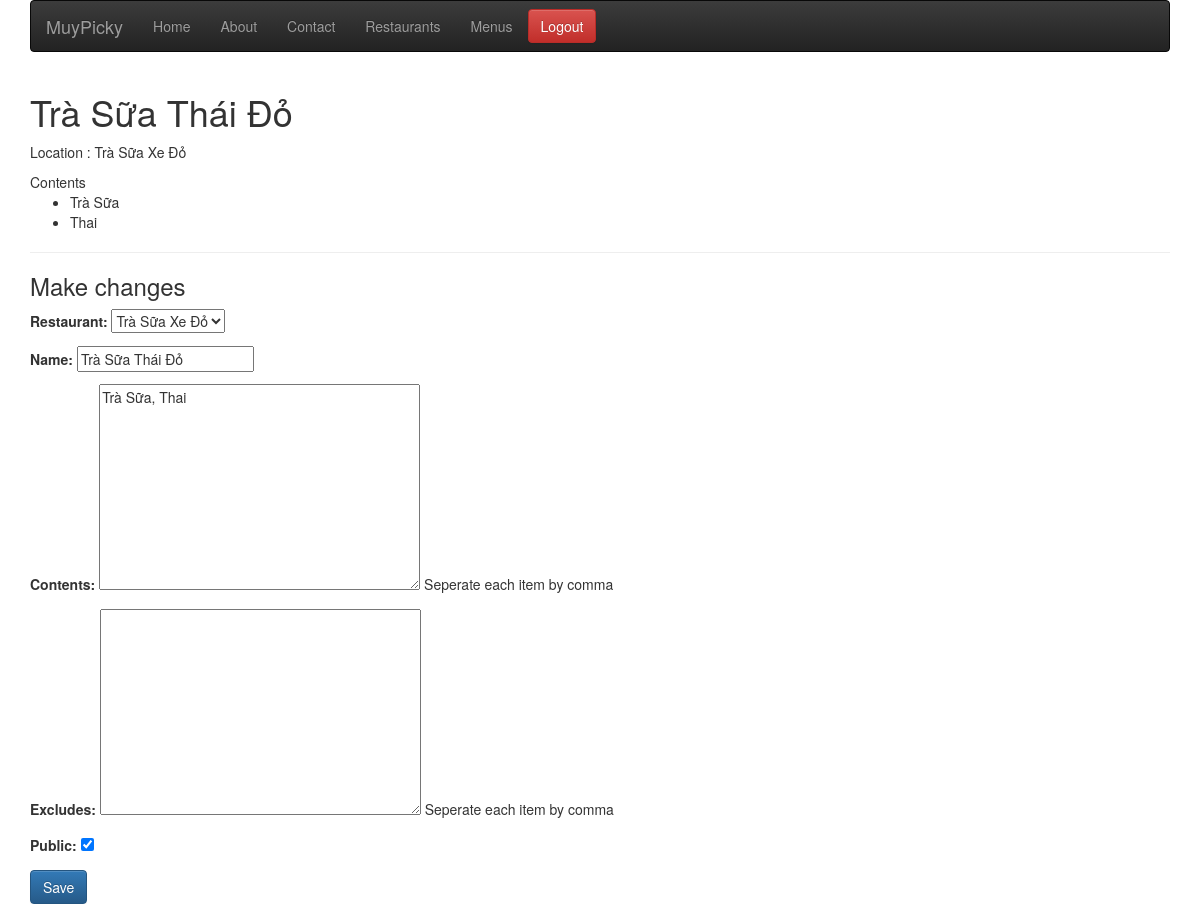
/items/8/ (signed in), run on the app's committed database.
### menus/models.py (models this page shows, shortened)
class Item(models.Model):
    user        = models.ForeignKey(settings.AUTH_USER_MODEL)
    restaurant  = models.ForeignKey(RestaurantLocation)
    name        = models.CharField(max_length=120)
    contents    = models.TextField(help_text='Seperate each item by comma')
    excludes    = models.TextField(blank=True, null=True, help_text='Seperate each item by comma')
    public      = models.BooleanField(default=True)
    timestamp   = models.DateTimeField(auto_now_add=True)
    updated     = models.DateTimeField(auto_now=True)
    class Meta:
        ordering = ['-updated', '-timestamp'] #item.objects.all()
    def get_contents(self):
        return self.contents.split(",")

### restaurants/models.py (models this page shows, shortened)
class RestaurantLocation(models.Model):
    owner       = models.ForeignKey(User)
    name        = models.CharField(max_length=120)
    location    = models.CharField(max_length=120, null=True, blank=True)
    category    = models.CharField(max_length=120, null=True, blank=True, validators = [validate_category])
    timestamp   = models.DateTimeField(auto_now_add=True)
    updated     = models.DateTimeField(auto_now=True)
    slug        = models.SlugField(null=True, blank=True)
    objects = RestaurantLocationManager()
    def __str__(self):
        return self.name

### menus/views.py (the view)
# urls.py: url(r'^(?P<pk>\d+)/$', ItemUpdateView.as_view(), name='detail'),
class ItemUpdateView(LoginRequiredMixin ,UpdateView):
    form_class = ItemForm
    template_name = 'menus/detail-update.html'
    def get_context_data(self, *args, **kwargs):
        context = super(ItemUpdateView, self).get_context_data(**kwargs)
        context['title'] = 'Update Items'
        return context
    def get_form_kwargs(self):
        kwargs = super(ItemUpdateView, self).get_form_kwargs()
        kwargs['user'] = self.request.user
        return kwargs
    def get_queryset(self):
        return Item.objects.filter(user = self.request.user)

### menus/forms.py
class ItemForm(forms.ModelForm):
    class Meta:
        model = Item
        fields = ['restaurant', 'name', 'contents', 'excludes','public']
    def __init__(self, user=None, *args, **kwargs):
        print(user)
        super(ItemForm, self).__init__(*args, **kwargs)
        self.fields['restaurant'].queryset = RestaurantLocation.objects.filter(owner = user) #.exclude(item__isnull = False)

### restaurants/models.py (called while the page is built)
    def get_queryset(self):
        return RestaurantLocationQuerySet(self.model, using=self._db)

### menus/templates/menus/detail-update.html (shortened to what this page needs)
{% extends "base.html" %}
{% block content %}
<h1>{{form.instance.name}}</h1>
<p>Location : {{form.instance.restaurant.name}}</p>
{% if form.instance.contents %}
    Contents
    <ul>
        {% for item in form.instance.get_contents  %}
        <li>{{item}}</li>
        {% endfor %}
    </ul>
{% endif %}
<hr/>
<h3>Make changes</h3>
{% include 'snippets/form-snippet.html' with form=form %}
{% endblock content %}

### templates/snippets/form-snippet.html
<form method="POST">{% csrf_token %}
    {{form.as_p}}
    <button type="submit" class="btn btn-primary" >Save</button>
</form>

### data on the page
Item: instance.name "Trà Sữa Thái Đỏ", instance.restaurant.name "Trà Sữa Xe Đỏ", restaurant "Trà Sữa Xe Đỏ", contents "Trà Sữa, Thai", public "☑"
RestaurantLocation: name "Trà Sữa Thái Đỏ"

### other printed values
{{ item }} "Trà Sữa" "Thai"
